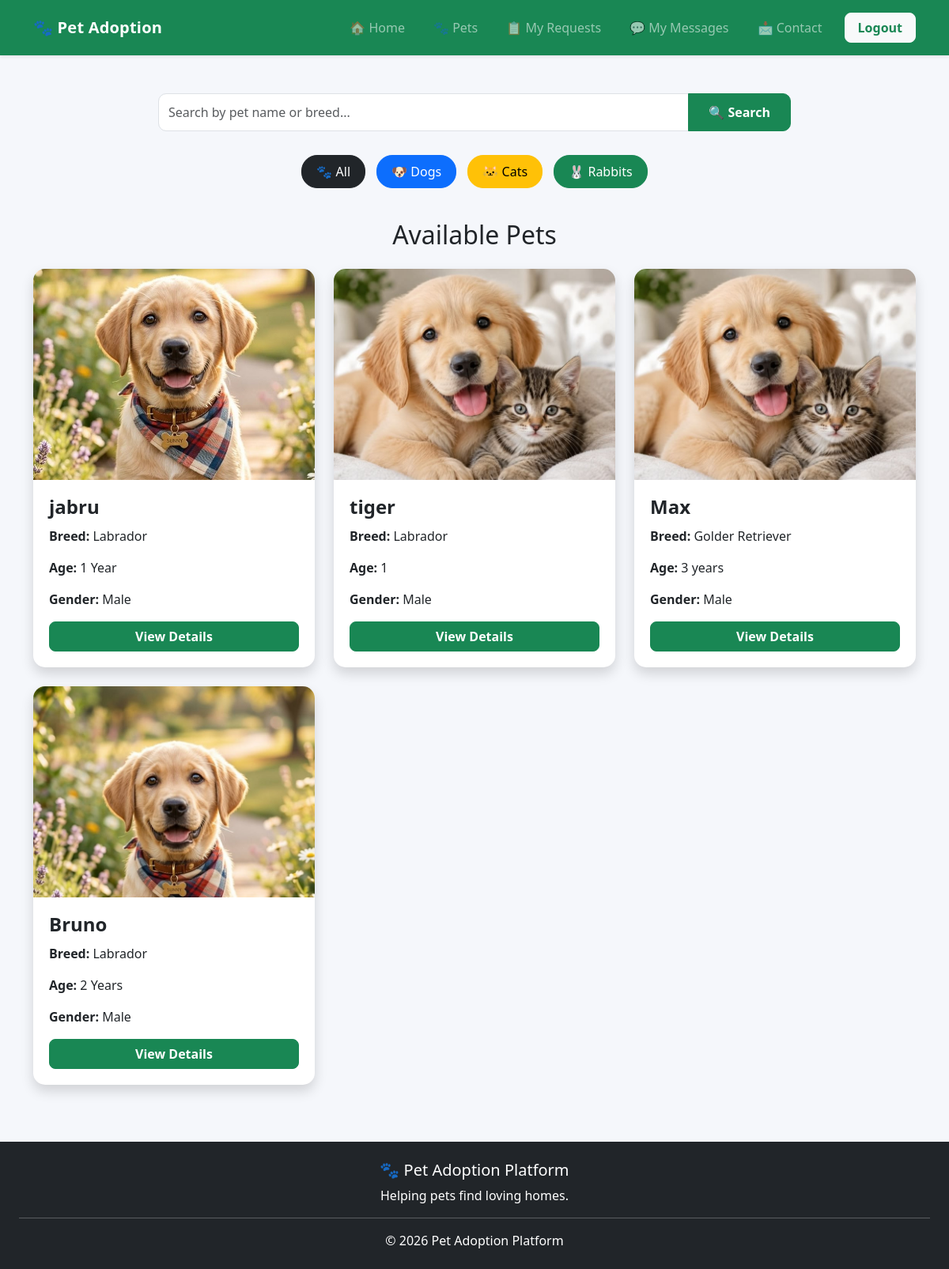
The app's page /pets?category=dog (signed in) with its own data.
### tables this page shows
CREATE TABLE pets(
        id INTEGER PRIMARY KEY AUTOINCREMENT,
        name TEXT,
        breed TEXT,
        age TEXT,
        gender TEXT,
        vaccinated TEXT,
        description TEXT,
        image TEXT
    , status TEXT DEFAULT 'Available', shelter_id INTEGER);

### app.py (the view, shortened to what this page needs)
@app.route('/pets')
def pets():
    if 'user' not in session:
        return redirect(url_for('login'))
    if session.get('role') == "Shelter":
        return redirect(url_for('shelter_dashboard'))
    if session.get('role') == "Admin":
        return redirect(url_for('admin'))
    search = request.args.get('search', '').strip()
    category = request.args.get('category', '').strip().lower()
    conn = sqlite3.connect("database.db")
    cursor = conn.cursor()
    query = """
        SELECT *
        FROM pets
        WHERE LOWER(TRIM(status)) = 'available'
    """
    params = []
    if category == "dog":
        query += """
            AND (
                LOWER(breed) LIKE '%labrador%'
                OR LOWER(breed) LIKE '%dog%'
                OR LOWER(breed) LIKE '%retriever%'
                OR LOWER(breed) LIKE '%beagle%'
                OR LOWER(breed) LIKE '%german shepherd%'
                OR LOWER(breed) LIKE '%poodle%'
                OR LOWER(breed) LIKE '%husky%'
            )
        """
    elif category == "rabbit":
        query += """
            AND (
                LOWER(breed) LIKE '%rabbit%'
            )
        """
    query += " ORDER BY id DESC"
    cursor.execute(query, params)
    pets_list = cursor.fetchall()
    conn.close()
    return render_template(
        "pets.html",
        pets=pets_list,
        search=search,
        category=category
    )

### templates/pets.html (shortened to what this page needs)
<!DOCTYPE html>
<html lang="en">
<head>
    <link
        href="https://cdn.jsdelivr.net/npm/bootstrap@5.3.3/dist/css/bootstrap.min.css"
        rel="stylesheet"
    >
</head>
<body>
{% include 'navbar.html' %}
<div class="container mt-5">
    <div class="search-section">
        <form
            method="GET"
            action="{{ url_for('pets') }}"
        >
            <div class="input-group">
                <input
                    type="text"
                    name="search"
                    class="form-control search-input"
                    placeholder="Search by pet name or breed..."
                    value="{{ search or '' }}"
                >
                <button
                    type="submit"
                    class="btn btn-success search-button"
                >
                    🔍 Search
                </button>
            </div>
        </form>
    </div>
    <div class="category-section">
        <a
            href="{{ url_for('pets') }}"
            class="btn btn-dark category-btn"
        >
            🐾 All
        </a>
        <a
            href="{{ url_for('pets', category='dog') }}"
            class="btn btn-primary category-btn"
        >
            🐶 Dogs
        </a>
        <a
            href="{{ url_for('pets', category='cat') }}"
            class="btn btn-warning category-btn"
        >
            🐱 Cats
        </a>
        <a
            href="{{ url_for('pets', category='rabbit') }}"
            class="btn btn-success category-btn"
        >
            🐰 Rabbits
        </a>
    </div>
    <h2 class="text-center mb-4">
        Available Pets
    </h2>
    <div class="row">
        {% if pets %}
            {% for pet in pets %}
            <div class="col-md-4 mb-4">
                <div class="card shadow pet-card">
                    <img
                        src="{{ url_for('static', filename='images/' + pet[7]) }}"
                        class="card-img-top pet-image"
                        alt="{{ pet[1] }}"
                    >
                    <div class="card-body">
                        <h4 class="pet-name">
                            {{ pet[1] }}
                        </h4>
                        <p>
                            <strong>Breed:</strong>
                            {{ pet[2] }}
                        </p>
                        <p>
                            <strong>Age:</strong>
                            {{ pet[3] }}
                        </p>
                        <p>
                            <strong>Gender:</strong>
                            {{ pet[4] }}
                        </p>
                        <a
                            href="{{ url_for('pet_details', pet_id=pet[0]) }}"
                            class="btn btn-success w-100 view-btn"
                        >
                            View Details
                        </a>
                    </div>
                </div>
            </div>
            {% endfor %}
        {% endif %}
    </div>
</div>
{% include 'footer.html' %}
</body>
</html>

### templates/pets.html (style rules this page uses)
body { background: #f5f7fb; }
.search-section { max-width: 800px; margin: 0 auto 25px; }
.search-input { height: 48px; border-radius: 10px 0 0 10px; }
.search-button { border-radius: 0 10px 10px 0; padding: 0 25px; font-weight: 600; }
.category-section { text-align: center; margin-bottom: 35px; }
.category-btn { margin: 5px; border-radius: 20px; padding: 8px 18px; font-weight: 500; }
.pet-image { width: 100%; aspect-ratio: 4 / 3; height: auto; object-fit: cover; object-position: top center; }
.pet-card { border: none; border-radius: 15px; overflow: hidden; transition: transform 0.2s ease, box-shadow 0.2s ease; }
.pet-card .card-body { padding: 20px; }
.pet-name { font-weight: 700; margin-bottom: 10px; }
.view-btn { border-radius: 8px; font-weight: 600; }

### records on screen
pets: image (picture), name "jabru", breed "Labrador", age "1 Year", gender "Male"
pets: image (picture), name "tiger", breed "Labrador", age "1", gender "Male"
pets: image (picture), name "Max", breed "Golder Retriever", age "3 years", gender "Male"
pets: image (picture), name "Bruno", breed "Labrador", age "2 Years", gender "Male"
